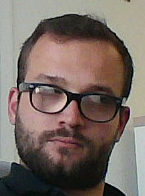
#> input picture images/joris.png, 145 x 196 px, given in place of the camera
$ python tracking.py
#> lines starting #> are read from the running program, lines starting #| are printed output that depends on the picture; after the words box and inside, x2 and y2 are one past the last pixel; in counts of white or black regions, pixels touching at a corner belong together
import cv2
import sys
import time

(major_ver, minor_ver, subminor_ver) = (cv2.__version__).split('.')


# [22 lines left out: function bb_intersection_over_union, not called in this run]

class face_brain:
    def __init__(self,time_wait=5):
        self.face_cascade = cv2.CascadeClassifier('haarcascade_frontalface_default.xml')
        self.faces = []
        self.last_update = 0
        self.time_wait = time_wait
        self.used = False


        self.trackers = []
        self.tracker_types = ['BOOSTING', 'MIL','KCF', 'TLD', 'MEDIANFLOW', 'GOTURN']
        self.tracker_type = self.tracker_types[1]

    def detect_face(self,frame):
        gray = cv2.cvtColor(frame, cv2.COLOR_BGR2GRAY)
        faces = self.face_cascade.detectMultiScale(gray, 1.3, 5)
        return faces

    def update_faces(self,frame):
        if time.time()-self.last_update>self.time_wait:
            print("Updating faces")
            self.faces = self.detect_face(frame)
            self.last_update = time.time()
            self.used = False

    def get_faces(self):
        if self.used:
            return []
        else:
            self.used = True
            return self.faces

    # [19 lines left out: function add_tracker, not called in this run]

    def update_trackers(self,frame):
        for t in self.trackers:
            t['ok'], t['bbox'] = t['tracker'].update(frame)
        self.trackers = [t for t in self.trackers if t['ok']]

    def print_status(self,text="",debug=False):
        if debug:
            print("Nombre de trackers :", len(self.trackers))
            print("Nombre de faces    :", len(self.faces))
            print(40*"-")

    # [7 lines left out: function already_tracked, not called in this run]

    def update_frame(self,frame):
        self.print_status("0 : update_trackers")
        self.update_trackers(frame)
        self.print_status("1 : updates_faces")
        self.update_faces(frame)
        self.print_status("2 : already tracked ?")
        for face in self.get_faces():
            print("About a face :",face)
            if not self.already_tracked(face):
                print("new tracking")
                self.add_tracker(frame,face)
            else:
                print("already tracked")


if __name__ == '__main__' :


    # Read video

        # cv2.namedWindow("preview")

    # print("Using",tracker_type)
    # video = cv2.VideoCapture("videos/chaplin.mp4")
    video = cv2.VideoCapture(0)

    # Exit if video not opened.
    if not video.isOpened():
        print ("Could not open video")
        sys.exit()

    # Read first frame.
    ok, frame = video.read()
#> frame is the input picture: shape (196, 145, 3); mean B, G, R 99.9, 106.9, 119.9
    if not ok:
        print ('Cannot read video file')
        sys.exit()

    # Define an initial bounding box
    # bbox = (287, 23, 86, 320)
    # bbox = (300,300,400,400)
        # x1,y1_____________
        # |                 |
        # |                 |
        # |_________________x2,y2


    # Uncomment the line below to select a different bounding box
    # bbox = cv2.selectROI(frame)
    bbox = None
    # print(bbox)tracker

    # Initialize tracker with first frame and bounding box
    # ok = tracker.init(frame, bbox)

    fb = face_brain()
    while True:

        # Start timer
        timer = cv2.getTickCount()


        # Read a new frame
        ok, frame = video.read()

        if not ok:
            break


        fb.update_frame(frame)
#> in update_trackers, `self.trackers = [t for t in self.trackers if t['ok']]`: self.trackers = []
#> in detect_face, `gray = cv2.cvtColor(frame, cv2.COLOR_BGR2GRAY)`:
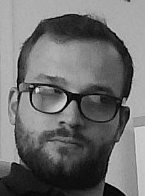
#> gray: shape (196, 145); min 0, max 242, mean 110
#> in detect_face, `faces = self.face_cascade.detectMultiScale(gray, 1.3, 5)`: faces = ()


        # Update tracker
        # ok, bbox = tracker.update(frame)
        # print(bbox)

        # Calculate Frames per second (FPS)
        fps = cv2.getTickFrequency() / (cv2.getTickCount() - timer);


        for id_t,t in enumerate(fb.trackers):

            # print("drawing",t)
            bbox = t['bbox']
        # Draw bounding box
        # if ok:
            # Tracking success
            p1 = (int(bbox[0]), int(bbox[1]))
            p2 = (int(bbox[0] + bbox[2]), int(bbox[1] + bbox[3]))
            cv2.rectangle(frame, p1, p2, (255,255,0), 2, 1)
            p1_text = (int(bbox[0])+5, int(bbox[1]))
            cv2.putText(frame, str(id_t), p1_text, cv2.FONT_HERSHEY_SIMPLEX, 0.75,(0,255,255),2)
#> this loop made 0 passes
        # else :
            # Tracking failure
            # cv2.putText(frame, "Tracking failure detected", (100,80), cv2.FONT_HERSHEY_SIMPLEX, 0.75,(0,0,255),2)

        # Display tracker type on frame
        # cv2.putText(frame, tracker_type + " Tracker", (100,20), cv2.FONT_HERSHEY_SIMPLEX, 0.75, (50,170,50),2);

        # Display FPS on frame
        cv2.putText(frame, "FPS : " + str(int(fps)), (100,50), cv2.FONT_HERSHEY_SIMPLEX, 0.75, (50,170,50), 2);
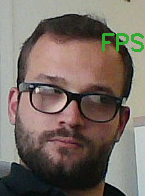
#> frame: shape (196, 145, 3); 1.21% of pixels changed, all inside (x1, y1, x2, y2) = (102, 33, 144, 52)

        # Display result
        cv2.imshow("Tracking", frame)

        # Exit if ESC pressed
        k = cv2.waitKey(1) & 0xff
#> (key Esc is pressed here)
        if k == 27 : break
